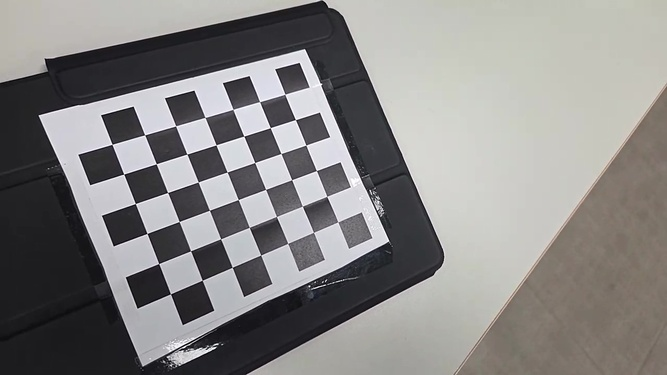
#> input picture src/aruco_scanner/camdata/phonecam/cal1.jpg, 667 x 375 px, shrunk from 1280 x 720 before the run
$ python camera.py
#> lines starting #> are read from the running program, lines starting #| are printed output that depends on the picture; after the words box and inside, x2 and y2 are one past the last pixel; in counts of white or black regions, pixels touching at a corner belong together
from __future__ import annotations

from dataclasses import dataclass, field
from pathlib import Path
from typing import Tuple, List, Optional

import cv2
import glob
import numpy as np


@dataclass
class CamData:
    index: int = 0
    name: str = "newcamera"
    resolution: np.ndarray = field(default_factory=lambda: np.zeros(2))
    camera_mat: np.ndarray = field(default_factory=lambda: np.eye(3, dtype=np.float64))
    distortion_coeffs: np.ndarray = field(default_factory=lambda: np.zeros((5, 1), dtype=np.float64))


def _reprojection_error(
    objpoints: List[np.ndarray],
    imgpoints: List[np.ndarray],
    rvecs: List[np.ndarray],
    tvecs: List[np.ndarray],
    K_mat: np.ndarray,
    dist: np.ndarray,
) -> float:
    total_err = 0.0
    total_n = 0
    for objp, imgp, rvec, tvec in zip(objpoints, imgpoints, rvecs, tvecs):
        proj, _ = cv2.projectPoints(objp, rvec, tvec, K_mat, dist)
        proj = proj.reshape(-1, 2)
        imgp2 = imgp.reshape(-1, 2)
        err = np.linalg.norm(imgp2 - proj, axis=1).sum()
        total_err += float(err)
        total_n += imgp2.shape[0]
    return total_err / max(total_n, 1)


def calibrate(
    camera: CamData,
    checker: Tuple[int, int],
    square_size: float = 1.0,
    max_iter: int = 30,
    eps: float = 1e-3,
    show: bool = True,
    image_glob: str = "*.jpg",
) -> CamData:
    """
    Calibrate camera from chessboard images in: src/camdata/<camera.name>/

    Saves:
      src/camdata/<camera.name>/<camera.name>.npz

    Returns:
      camera data

    Notes:
      - checker is the number of squares.
      - square_size scales the 3D object points. Use millimeters
    """
#> called with checker = (8, 7), square_size = 16, max_iter = 30, eps = 0.001, show = True, image_glob = '*.jpg'
    cols, rows = int(checker[0]-1), int(checker[1]-1)
    if cols <= 1 or rows <= 1:
        raise ValueError("checker must be (cols, rows) of inner corners, both > 1")

    criteria = (cv2.TERM_CRITERIA_EPS + cv2.TERM_CRITERIA_MAX_ITER, int(max_iter), float(eps))

    objp = np.zeros((rows * cols, 3), np.float32)
    objp[:, :2] = np.mgrid[0:cols, 0:rows].T.reshape(-1, 2)
    objp *= float(square_size)

    objpoints: List[np.ndarray] = []
    imgpoints: List[np.ndarray] = []

    image_dir = Path("src") / "camdata" / str(camera.name)
    images = sorted(glob.glob(str(image_dir / image_glob)))
    if len(images) == 0:
        raise FileNotFoundError(f"No images found: {image_dir / image_glob}")

    last_gray_shape: Optional[Tuple[int, int]] = None

    for fp in images:
        img = cv2.imread(fp)
#> img is the input picture: shape (375, 667, 3); mean B, G, R 132.6, 133.8, 135.3
        if img is None:
            continue

        gray = cv2.cvtColor(img, cv2.COLOR_BGR2GRAY)
        last_gray_shape = gray.shape[:2]
#> last_gray_shape = (375, 667)

        ret, corners = cv2.findChessboardCorners(
            gray,
            (cols, rows),
            flags=cv2.CALIB_CB_ADAPTIVE_THRESH
            | cv2.CALIB_CB_NORMALIZE_IMAGE
            | cv2.CALIB_CB_FAST_CHECK,
        )
#> ret = True; corners = 42 rows, first 8: [337.8, 221.8], [313.4, 232.4], [287.6, 243.3], [260.7, 255.1], [232.1, 267.3], [202.3, 280.3], [170.5, 293.8], [326.6, 196.4]

        if not ret:
            continue

        corners2 = cv2.cornerSubPix(gray, corners, (11, 11), (-1, -1), criteria)
#> corners2 = 42 rows, first 8: [337.9, 221.8], [313.6, 232.3], [287.7, 243.4], [260.7, 254.9], [232.3, 267.3], [202.3, 280.2], [170.4, 293.8], [326.8, 196.5]

        objpoints.append(objp.copy())
        imgpoints.append(corners2)

        if show:
            vis = img.copy()
            cv2.drawChessboardCorners(vis, (cols, rows), corners2, ret)
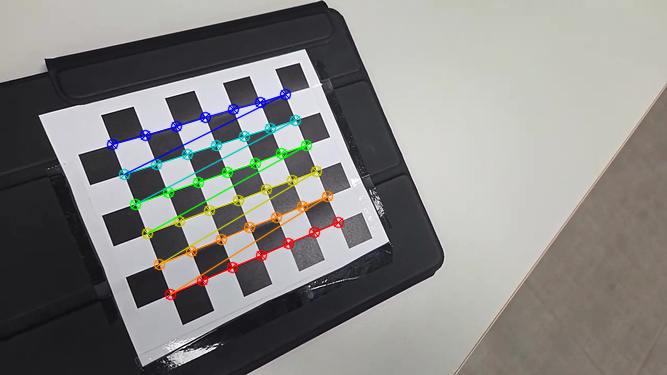
#> vis: shape (375, 667, 3); 3.48% of pixels changed, all inside (x1, y1, x2, y2) = (106, 88, 345, 301)
            cv2.imshow("chessboard", vis)
            cv2.waitKey(200)

    if show:
        cv2.destroyAllWindows()

    if len(objpoints) < 3:
#> (the run stopped early here; a loop or call above may not have finished)
